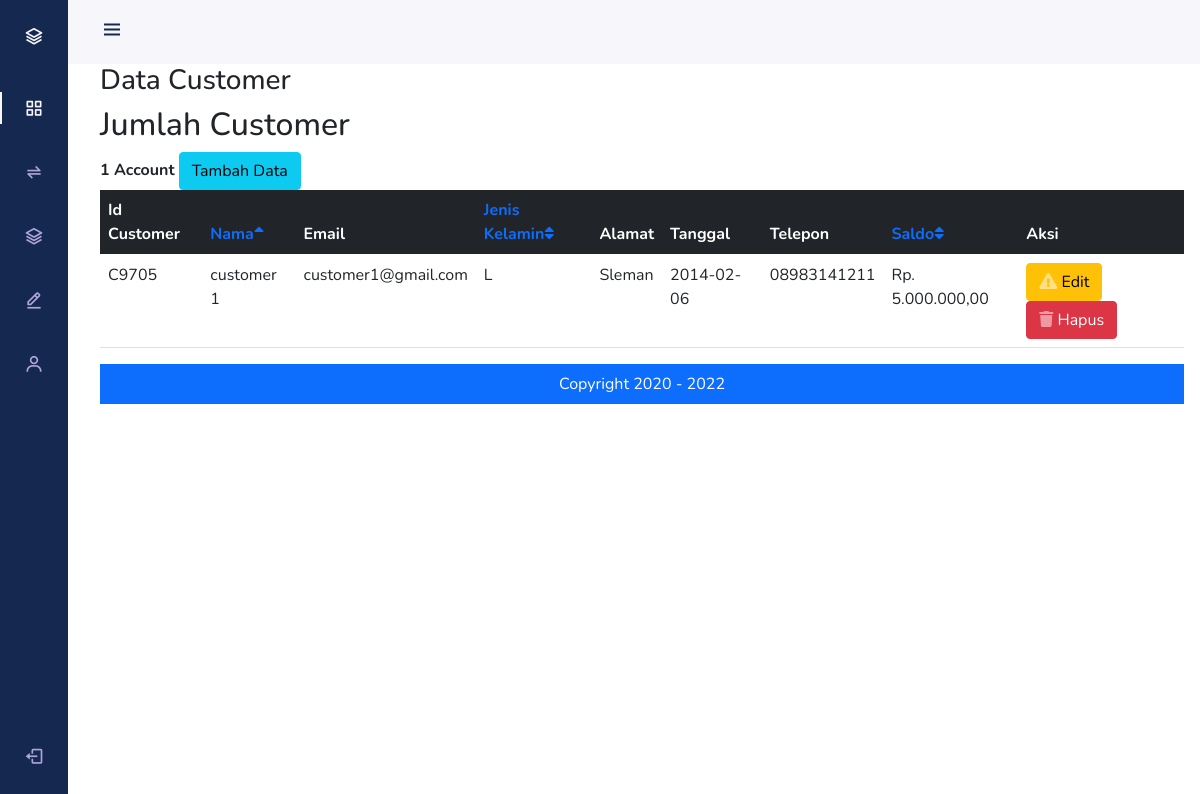
/dashboardAdmin.php?page=data_customer (signed in), run on the app's committed database.
### tables this page shows
CREATE TABLE `customer` (
  `id_customer` char(5) NOT NULL,
  `id_course` char(5) DEFAULT NULL,
  `id_portofolio` char(5) DEFAULT NULL,
  `email` varchar(100) NOT NULL,
  `password` varchar(100) NOT NULL,
  `nama_customer` varchar(100) NOT NULL,
  `alamat` varchar(100) NOT NULL,
  `telepon` varchar(13) NOT NULL,
  `tanggal` date NOT NULL,
  `gender` enum('L','P') NOT NULL,
  `saldo` float NOT NULL
);

### dashboardAdmin.php (called while the page is built, shortened)
<?php include("template/sidebar.php"); ?>
<?php include("contentAdmin.php"); ?>
<?php include("template/footer.php"); ?>

### modul/role_admin/customer/customer.php (the view, shortened to what this page needs)
<?php
include("config/koneksi.php");
$queryCustomer = "SELECT * FROM customer";
$resultCustomer = mysqli_query($conn, $queryCustomer);
$rowsCustomer = mysqli_num_rows($resultCustomer);
$columns = array('nama_customer', 'gender', 'course', 'portofolio', 'saldo');
$column = isset($_GET['column']) && in_array($_GET['column'], $columns) ? $_GET['column'] : $columns[0];
$sort_order = isset($_GET['order']) && strtolower($_GET['order']) == 'desc' ? 'DESC' : 'ASC';
$querySorting = ("SELECT * FROM customer ORDER BY " . $column . " " . $sort_order);
$resultSorting = mysqli_query($conn, $querySorting);
if ($resultSorting) {
    $up_or_down = str_replace(array('ASC', 'DESC'), array('up', 'down'), $sort_order);
    $asc_or_desc = $sort_order == 'ASC' ? 'desc' : 'asc';
}
?>
<div id="customer">
    <h3>Data Customer</h3>
    <h2>Jumlah Customer</h2>
    <b><?php echo $rowsCustomer; ?> Account</b>
    <a href="?page=data_customer&action=tambah" class="btn btn-info">
        <span class="text">Tambah Data</span>
    </a>
    <table id="dataTable" cellspacing="0" class="table">
        <thead class="table-dark">
            <tr>
                <th>Id Customer</th>
                <th><a href="?page=data_customer&column=nama&order=<?php echo $asc_or_desc; ?>">Nama<i class="fas fa-sort<?php echo $column == 'nama_customer' ? '-' . $up_or_down : ''; ?>"></i></a></th>
                <th>Email</th>
                <th><a href="?page=data_customer&column=gender&order=<?php echo $asc_or_desc; ?>">Jenis Kelamin<i class="fas fa-sort<?php echo $column == 'gender' ? '-' . $up_or_down : ''; ?>"></i></a></th>
                <th>Alamat</th>
                <th>Tanggal</th>
                <th>Telepon</th>
                <th><a href="?page=data_customer&column=saldo&order=<?php echo $asc_or_desc; ?>">Saldo<i class="fas fa-sort<?php echo $column == 'saldo' ? '-' . $up_or_down : ''; ?>"></i></a></th>
                <th>Aksi</th>
            </tr>
        </thead>
        <tbody>
            <?php
            while ($data = mysqli_fetch_array($resultSorting)) {
            ?>
                <tr>
                    <td> <?php echo $data['id_customer']; ?> </td>
                    <td> <?php echo $data['nama_customer']; ?> </td>
                    <td> <?php echo $data['email']; ?> </td>
                    <td> <?php echo $data['gender']; ?> </td>
                    <td> <?php echo $data['alamat']; ?> </td>
                    <td> <?php echo $data['tanggal']; ?> </td>
                    <td> <?php echo $data['telepon']; ?> </td>
                    <td> Rp. <?php echo number_format($data['saldo'],2,',','.'); ?> </td>
                    <td>
                        <a href="?page=data_customer&action=edit&id=<?php echo $data['id_customer']; ?>" class="btn btn-warning btn-icon-split">
                            <span class="icon text-white-50">
                                <i class="fas fa-exclamation-triangle"></i>
                            </span>
                            <span class="text">Edit</span>
                        </a>
                        <a href="?page=data_customer&action=delete&id=<?php echo $data['id_customer']; ?>" class="btn btn-danger btn-icon-split">
                            <span class="icon text-white-50">
                                <i class="fas fa-trash"></i>
                            </span>
                            <span class="text">Hapus</span>
                        </a>
                    </td>
                </tr>
            <?php
            }
            ?>
        </tbody>
    </table>
</div>

### assets/css/sidebar.css (style rules this page uses)
:root { --header-height: 3rem; --nav-width: 68px; --first-color: #142850; --first-color-light: #afa5d9; --white-color: #f7f6fb; --body-font: "Nunito", sans-serif; --normal-font-size: 1rem; --z-fixed: 100; }
body { position: relative; margin: var(--header-height) 0 0 0; padding: 0 1rem; font-family: var(--body-font); font-size: var(--normal-font-size); transition: 0.5s; }
a { text-decoration: none; }
@media screen and (min-width: 768px) { body { margin: calc(var(--header-height) + 1rem) 0 0 0; padding-left: calc(var(--nav-width) + 2rem); } }

### data on the page
customer: id_customer "C9705", nama_customer "customer 1", email "customer1@gmail.com", gender "L", alamat "Sleman", tanggal "2014-02-06", telepon "08983141211", saldo "5.000.000,00"

### other printed values
$rowsCustomer "1"
